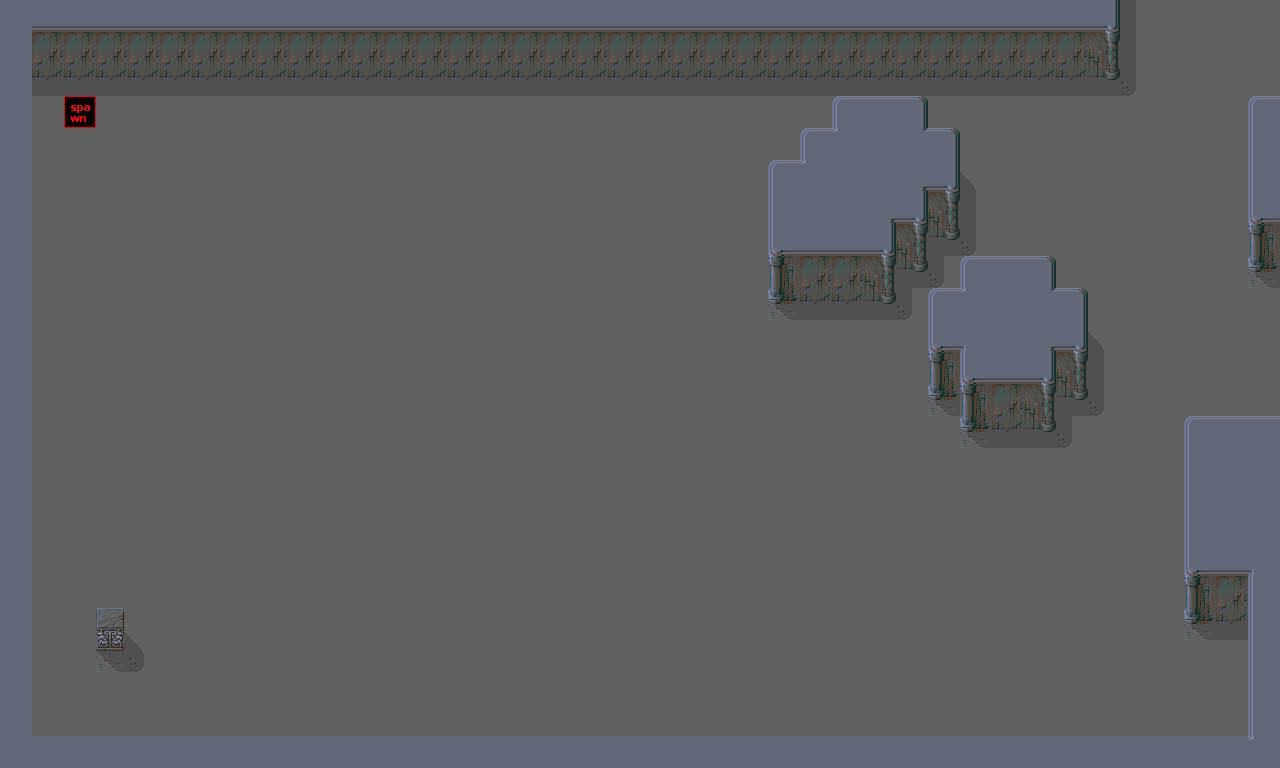

Rendered tile map (Tiled .tmx) drawn with the repository's tilesets; below, a short description and the map source with its tile grids summarised:
An orthogonal 40x24 tile map with 32x32 px tiles, 2 tile layers (Bg, Spawns), 2 tilesets.

<map version="1.0" orientation="orthogonal" width="40" height="24" tilewidth="32" tileheight="32">
 <tileset firstgid="1" source="cew3x.tsx" />
 <tileset firstgid="257" source="spawns.tsx" />
 <layer name="Bg" width="40" height="24">
  <data>[960 cells, 960 non-empty, 27 distinct tile ids]</data>
 </layer>
 <layer name="Spawns" width="40" height="24">
  <data>[960 cells, 0 non-empty, 0 distinct tile ids]</data>
 </layer>
</map>
